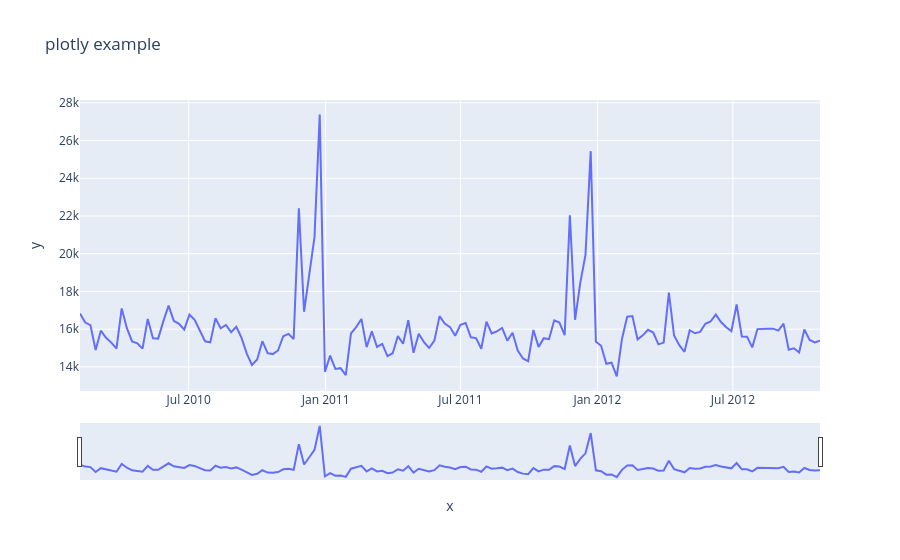

Notebook cell for this chart:
### Code cell
import plotly.express as ex
from plotly.offline import download_plotlyjs, init_notebook_mode, plot, iplot
init_notebook_mode(connected=True)

df_date = df['Weekly_Sales'].groupby(df['Date']).mean()
trace1 = ex.line(x=df_date.index,
                    y=df_date.values,
                    title= "plotly example")


trace1.update_xaxes(rangeslider_visible=True)
trace1.show()

### Figure 1 — Plotly figure (JSON) as saved in the notebook; plotly's stock layout.template omitted (floating-point values rounded to 4 significant figures; data arrays with more than 128 entries replaced by an {"elided": "..."} marker saying what was removed)
{"data": [{"hovertemplate": "x=%{x}<br>y=%{y}<extra></extra>", "legendgroup": "", "line": {"color": "#636efa", "dash": "solid"}, "mode": "lines", "name": "", "orientation": "v", "showlegend": false, "type": "scatter", "x": {"elided": "143 str values"}, "xaxis": "x", "y": {"elided": "143 float values"}, "yaxis": "y"}], "layout": {"legend": {"tracegroupgap": 0}, "title": {"text": "plotly example"}, "xaxis": {"anchor": "y", "domain": [0, 1], "rangeslider": {"visible": true}, "title": {"text": "x"}}, "yaxis": {"anchor": "x", "domain": [0, 1], "title": {"text": "y"}}}}
